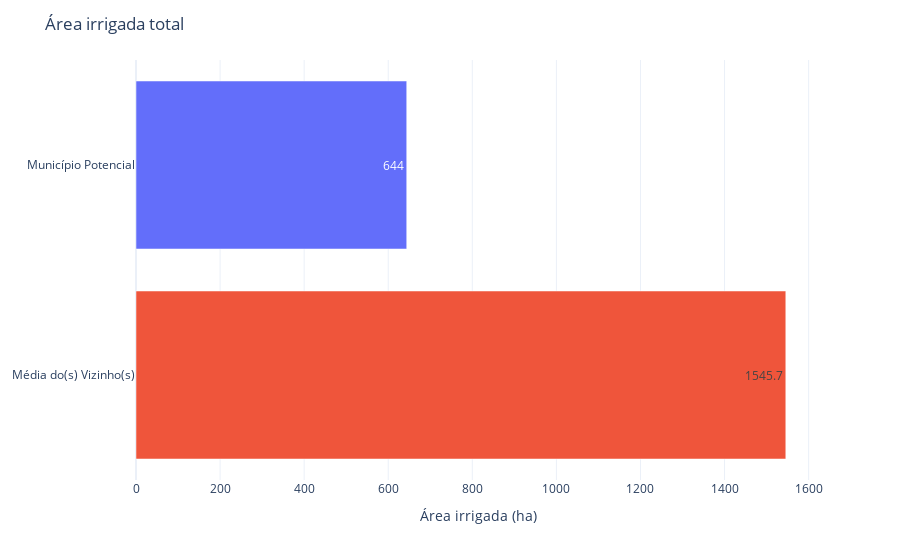

Source (notebook cell):
### Code cell
bar_plot(
        df = comp_df('AREA_IRRIGADA_TOT', mun_df, all_muns, neighs), 
        x = 'AREA_IRRIGADA_TOT', 
        y = 'NOME', 
        title = 'Área irrigada total', 
        leg_x = 'Área irrigada (ha)',
        leg_y = None ,
        text = 'AREA_IRRIGADA_TOT'
        )

### Figure 1 — Plotly figure (JSON) as saved in the notebook; plotly's stock layout.template omitted (floating-point values rounded to 4 significant figures)
{"data": [{"alignmentgroup": "True", "hovertemplate": "NOME=%{y}<br>AREA_IRRIGADA_TOT=%{text}<extra></extra>", "legendgroup": "Município Potencial", "marker": {"color": "#636efa", "pattern": {"shape": ""}}, "name": "Município Potencial", "offsetgroup": "Município Potencial", "orientation": "h", "showlegend": false, "text": [644], "textposition": "auto", "type": "bar", "x": [644], "xaxis": "x", "y": ["Município Potencial"], "yaxis": "y"}, {"alignmentgroup": "True", "hovertemplate": "NOME=%{y}<br>AREA_IRRIGADA_TOT=%{text}<extra></extra>", "legendgroup": "Média do(s) Vizinho(s)", "marker": {"color": "#EF553B", "pattern": {"shape": ""}}, "name": "Média do(s) Vizinho(s)", "offsetgroup": "Média do(s) Vizinho(s)", "orientation": "h", "showlegend": false, "text": [1546.0], "textposition": "auto", "type": "bar", "x": [1546.0], "xaxis": "x", "y": ["Média do(s) Vizinho(s)"], "yaxis": "y"}], "layout": {"barmode": "relative", "legend": {"title": {"text": "NOME"}, "tracegroupgap": 0}, "margin": {"t": 60}, "title": {"text": "Área irrigada total"}, "xaxis": {"anchor": "y", "domain": [0, 1], "title": {"text": "Área irrigada (ha)"}}, "yaxis": {"anchor": "x", "categoryarray": ["Média do(s) Vizinho(s)", "Município Potencial"], "categoryorder": "array", "domain": [0, 1], "title": {}}}}
